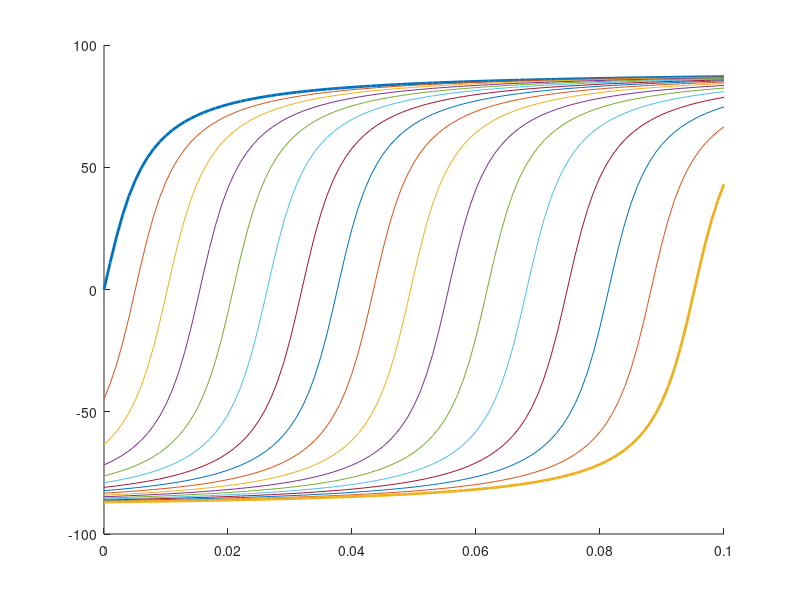

Write the MATLAB code that produced this figure. (Note: this script raises an error after producing the figure.)
% staticOrientation.m

clearvars; close all; clc;

reldens = 1.0:-0.01:0.84;
bodyLength = 18.0;
%bodyRadius = 0.05*bodyLength;
rotorRadius = bodyLength;
a1 = 0.0051; % 18m length is 1.2 diamter or 0.6 radius 0.6/18*0.8=0.0267
s1 = a1*bodyLength;
bodyPrcnt = 0:0.001:0.1;
s3 = bodyPrcnt*bodyLength;
axisScaler = 1.2;
plotcolor = 'none';
lgnclr = 'w'; % [0.8510 0.8510 0.8510]
saveplots = true;

for i=1:1:length(reldens)
    for j=1:1:length(s3)
        theta(i,j) = atan2d(2*reldens(i)*s1,-2*reldens(i)*s3(j)+(1-reldens(i))*bodyLength);
    end
end

tfig = figure('Position',[800 300 400 300],'color',plotcolor);
tax = axes('Parent',tfig);
hold(tax,'on');
plot(tax,s3/bodyLength,theta(1,:)-90,'DisplayName',['\sigma = ' num2str(reldens(1),'%3.2f')],'LineWidth',2.0);
for i=2:1:length(reldens)-1
    plot(tax,s3/bodyLength,theta(i,:)-90,'DisplayName',['\sigma = ' num2str(reldens(i),'%3.2f')]);
end
plot(tax,s3/bodyLength,theta(end,:)-90,'DisplayName',['\sigma = ' num2str(reldens(end),'%3.2f')],'LineWidth',2.0);
h = tax.Children;
hleg = legend([h(1) h(round(length(reldens)/2)) h(end)],'Location','Best','Color',lgnclr);
hleg.Title.String = ['Relative Density (Incr. 0.01)'];
grid(tax,'on');
xlabel('a_3');
ylabel('Pitch Angle (deg)');
title(['a_1 = ' num2str(a1,2)]);
tax.Color = plotcolor;
if saveplots
export_fig(tfig,['products\images\stillHydrostaticPlot' num2str(a1,2) '.png'],'-transparent','-m3');
end

% plot what this looks like
s3indx = round(length(s3)/2);
reldensindx = round(length(reldens)/2);
s3toplot = s3(s3indx);
theta2plot = theta(reldensindx,s3indx);

hfig = figure('Position',[1200 400 320 240],'color',plotcolor);
A = [0;0];
p = [0; -bodyLength/2];
q = [0; bodyLength/2];

cs = [s1; s3toplot];
% start
plot([p(1) q(1)],[p(2) q(2)],'-','Linewidth',2.0,'Color',[0.75 0.75 1]);
hold on
plot([p(1)-rotorRadius p(1)+rotorRadius],[p(2) p(2)],'-','Linewidth',2.0,'Color',[0.75 0.75 0.75]);
plot([q(1)-rotorRadius q(1)+rotorRadius],[q(2) q(2)],'-','Linewidth',2.0,'Color',[0.75 0.75 0.75]);
plot(cs(1),cs(2),'o','MarkerSize',6,'MarkerFaceColor',[0.75 0.75 0.75],'MarkerEdgeColor',[0.75 0.75 0.75]);
plot(p(1),p(2),'o','MarkerFaceColor',[0.75 1 0.75],'MarkerEdgeColor',[0.75 1 0.75]);

% equilibrium
peq = [-bodyLength/2*sind(theta2plot); -bodyLength/2*cosd(theta2plot)];
qeq = [bodyLength/2*sind(theta2plot); bodyLength/2*cosd(theta2plot)];
plot([peq(1) qeq(1)],[peq(2) qeq(2)],'-b','Linewidth',2.5);
plot([peq(1)-rotorRadius*cosd(theta2plot) peq(1)+rotorRadius*cosd(theta2plot)],[peq(2)+rotorRadius*sind(theta2plot) peq(2)-rotorRadius*sind(theta2plot)],'-k','Linewidth',2.5);
plot([qeq(1)-rotorRadius*cosd(theta2plot) qeq(1)+rotorRadius*cosd(theta2plot)],[qeq(2)+rotorRadius*sind(theta2plot) qeq(2)-rotorRadius*sind(theta2plot)],'-k','Linewidth',2.5);
plot(cs(1)*cosd(theta2plot)+cs(2)*sind(theta2plot),-cs(1)*sind(theta2plot)+cs(2)*cosd(theta2plot),'o','MarkerSize',6,'MarkerFaceColor','k','MarkerEdgeColor','k');
plot(peq(1),peq(2),'o','MarkerSize',6,'MarkerFaceColor','g','MarkerEdgeColor','g');
plot(A(1),A(2),'or','MarkerSize',6,'MarkerFaceColor',[1 0 0]);
axis equal
axis([-axisScaler*bodyLength axisScaler*bodyLength -axisScaler*bodyLength axisScaler*bodyLength])
hfig.Children.XTick = [];
hfig.Children.YTick = [];
%title(['Equilibrium position when \sigma = ' num2str(reldens(reldensindx),'%3.2f') ' and CM_a = ' num2str(s3toplot/bodyLength,'%2.1f') '*L_B']);
hfig.Children.Color = plotcolor;
if saveplots
export_fig(hfig,['products\images\stillHydrostaticIllust' num2str(a1,2) '.png'],'-transparent','-m3');
end
